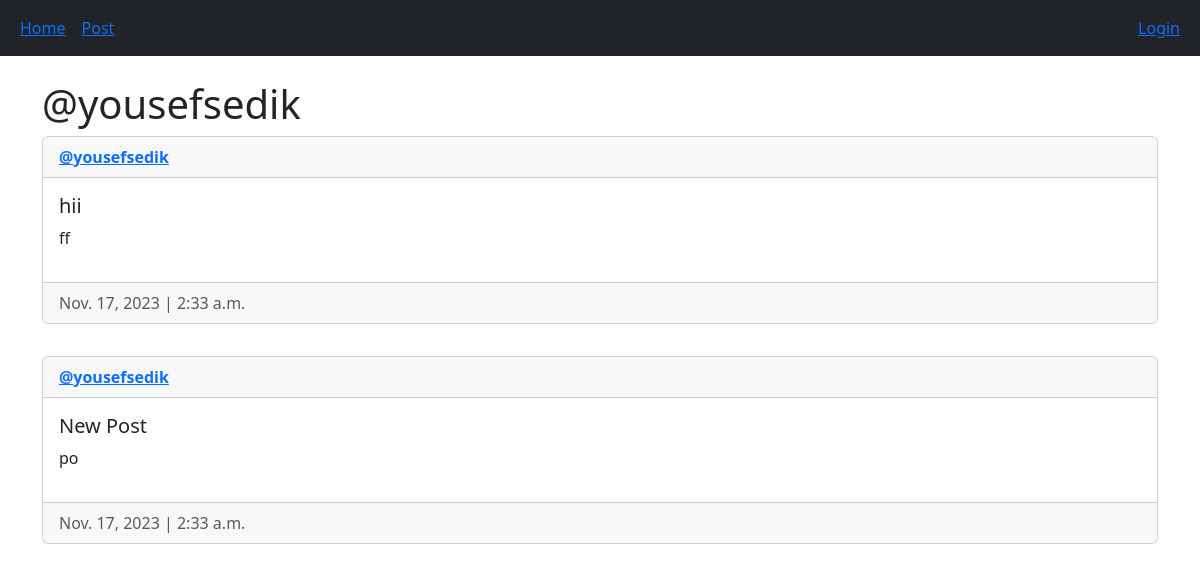
The page /profile/yousefsedik on the database as committed earlier.
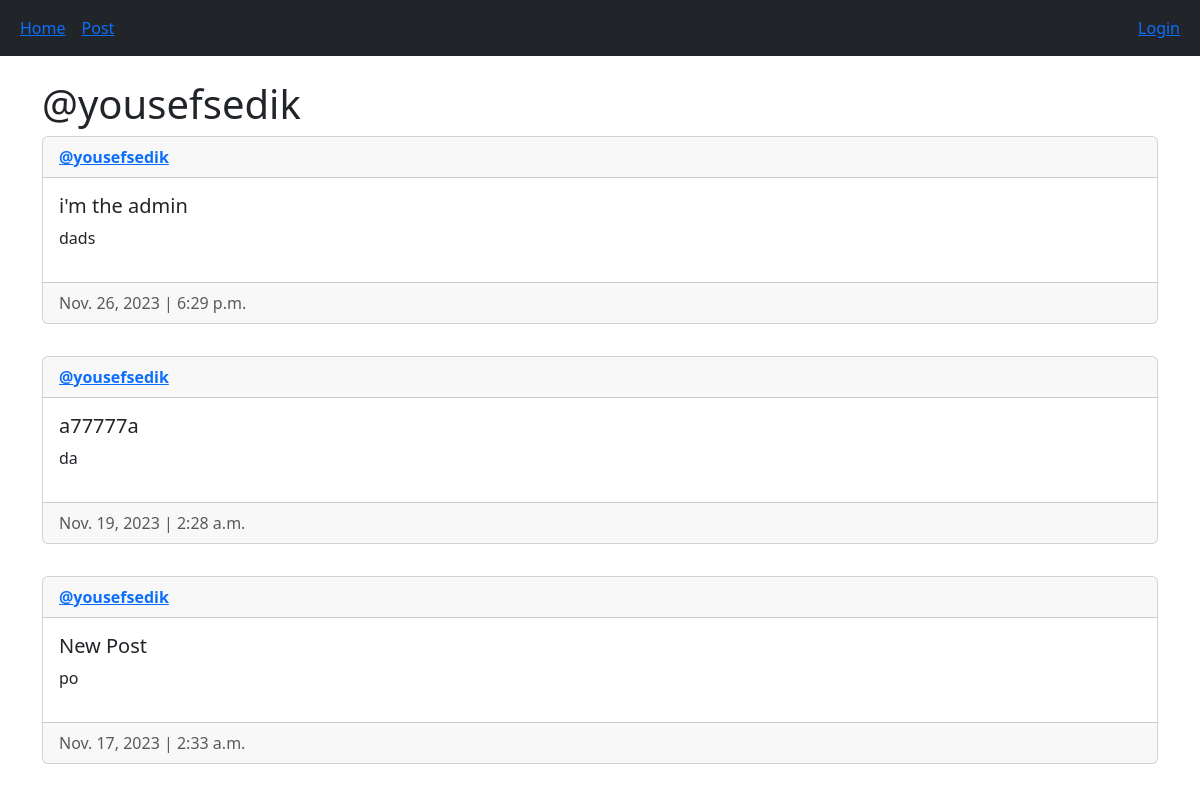
The same page on the database as committed later.
### main/models.py (models this page shows, shortened)
class Post(models.Model):
    author = models.ForeignKey(User, on_delete=models.CASCADE)
    title = models.CharField(max_length=100)
    description = models.TextField()
    created_at = models.DateField(auto_now_add=True)
    created_at_time = models.TimeField(auto_now_add=True)
    updated_at = models.DateField(auto_now=True)
    updated_at_time = models.TimeField(auto_now=True)
    class Meta:
        ordering  = ["-created_at", '-created_at_time']

### main/views.py (the view)
# urls.py: path('profile/<str:username>', view_profile, name = 'view_profile'),
def view_profile(re, username):
    context = {}
    if re.method == 'POST':
        delete_post(re)
    context['username'] = username
    try:
        profile = User.objects.get(username=username)
        profile_posts = models.Post.objects.filter(author=profile)
        context['profile_posts'] = profile_posts
    except:
        return render(re, '404.html')
    return render(re, 'main/view_profile.html', context)

### main/templates/main/view_profile.html (shortened to what this page needs)
{% extends 'main/base.html' %}
{% block content %}
    <br>
    <div class="col-12 col-md-3 col-xl-2 bd-sidebar">
        <h1>@{{ username }}</h1>
    </div>
    <div class="content">
        {% for post in profile_posts %}
        <div class="card mt-2">
            <div class="card-header"><strong><a href="{% url 'view_profile' post.author.username %}">@{{ post.author.username }}</a></strong></div>
            <div class="card-body d-flex flex-row justify-content-between">
                  <div>
                        <h5 class="card-title"> {{ post.title}} </h5>
                        <p> {{ post.description}}</p>
                  </div>
            </div>
            {% include 'main/viewDateInfo.html' %}
       </div>
       <br>
       {% empty %}
       <h3 style="text-align: center;">@{{user.username}} Has No Posts Yet :( </h3>
    {% endfor %}
    </div>
{% endblock content %}

### main/templates/main/viewDateInfo.html
<div class="card-footer text-muted">
    {{post.created_at}} | {{post.created_at_time}}
</div>

Rows that differ between the two databases and show on the page:
removed Post: author.username "yousefsedik", title "hii", description "ff", created_at "Nov. 17, 2023", created_at_time "2:33 a.m."
added Post: author.username "yousefsedik", title "i'm the admin", description "dads", created_at "Nov. 26, 2023", created_at_time "6:29 p.m."
added Post: author.username "yousefsedik", title "a77777a", description "da", created_at "Nov. 19, 2023", created_at_time "2:28 a.m."
